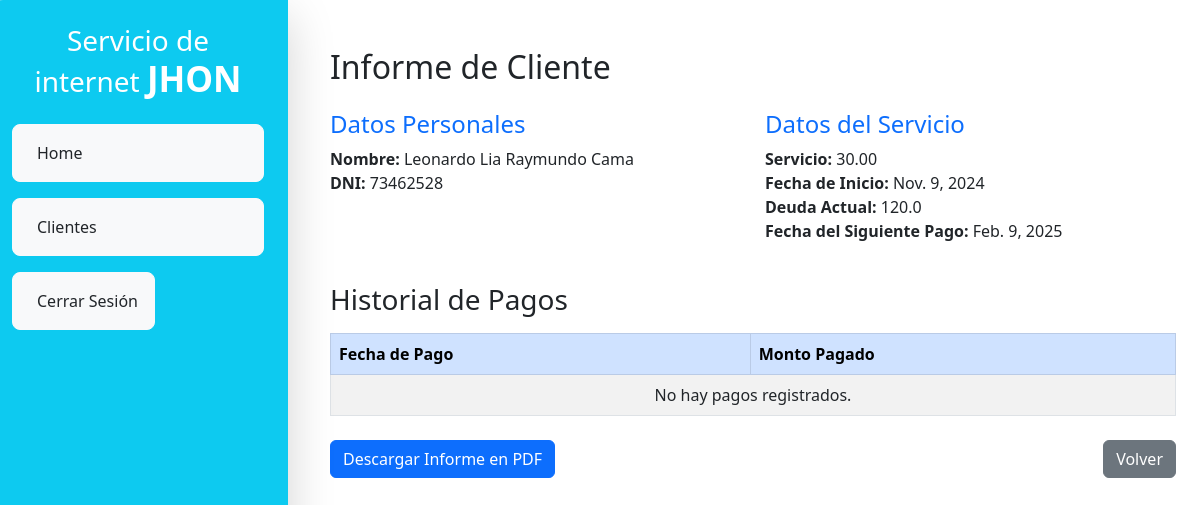
/informe/16/ (signed in), run on the app's committed database.
### app/models.py (models this page shows, shortened)
class Cliente(models.Model):
    SERVICIO_CHOICES = [
        (30, "30"),
        (35, "35"),
        (40, "40"),
        (45, "45"),
        (50, "50"),
        (55, "55"),
    ]
    nombre = models.CharField(max_length=100)
    apellido_paterno = models.CharField(max_length=100)
    apellido_materno = models.CharField(max_length=100)
    dni = models.CharField(max_length=8, unique=True)
    servicio = models.DecimalField(max_digits=5, decimal_places=2, choices=SERVICIO_CHOICES)
    deuda_manual = models.DecimalField(max_digits=10, decimal_places=2, default=0)
    fecha_inicio = models.DateField()
    direccion = models.TextField()
    def siguiente_pago(self):
        fecha_pago = self.fecha_inicio
        hoy = date.today()
        while fecha_pago <= hoy:
            mes_siguiente = fecha_pago.month + 1 if fecha_pago.month < 12 else 1
            anio_siguiente = fecha_pago.year if mes_siguiente > 1 else fecha_pago.year + 1
            try:
                fecha_pago = date(anio_siguiente, mes_siguiente, self.fecha_inicio.day)
            except ValueError:
                _, last_day = monthrange(anio_siguiente, mes_siguiente)
                fecha_pago = date(anio_siguiente, mes_siguiente, last_day)
        return fecha_pago
    def deuda_actual(self):
        deuda_total = float(self.deuda_manual) + float(self.servicio)  # Deuda inicial
        hoy = date.today()
        fecha_pago = self.fecha_inicio
        ultimo_pago = self.pago_set.order_by('-fecha_pago').first()
        fecha_ultimo_pago = ultimo_pago.fecha_pago if ultimo_pago else None
        while fecha_pago + timedelta(days=1) <= hoy:
            fecha_acumulacion = fecha_pago + timedelta(days=1)  # Día después del pago
            if not fecha_ultimo_pago or fecha_ultimo_pago < fecha_acumulacion:
                deuda_total += float(self.servicio)
            mes_siguiente = fecha_pago.month + 1 if fecha_pago.month < 12 else 1
            anio_siguiente = fecha_pago.year if mes_siguiente > 1 else fecha_pago.year + 1
            try:
                fecha_pago = date(anio_siguiente, mes_siguiente, self.fecha_inicio.day)
            except ValueError:
                _, last_day = monthrange(anio_siguiente, mes_siguiente)
                fecha_pago = date(anio_siguiente, mes_siguiente, last_day)
        pagos_realizados = self.pago_set.aggregate(models.Sum('monto_pagado'))['monto_pagado__sum'] or 0
        deuda_total -= float(pagos_realizados)
        return max(deuda_total, 0)  # Evitar valores negativos

### app/views.py (the view)
# urls.py: path('informe/<int:pk>/', views.ver_informe, name='ver_informe'),
@login_required(login_url='login')
def ver_informe(request, pk):
    cliente = get_object_or_404(Cliente, pk=pk)
    pagos = cliente.pago_set.all()
    deuda_actual = cliente.deuda_actual()  # Se llama como método
    siguiente_pago = cliente.siguiente_pago()  # Se llama como método
    return render(request, 'ver_informe.html', {
        'cliente': cliente,
        'pagos': pagos,
        'deuda_actual': deuda_actual,
        'siguiente_pago': siguiente_pago,
    })

### app/templates/ver_informe.html
{% extends 'base.html' %}
{% block content %}
<h2 class="mb-4">Informe de Cliente</h2>
<div class="row mb-4">
    <div class="col-md-6">
        <h4 class="text-primary">Datos Personales</h4>
        <ul class="list-unstyled">
            <li><strong>Nombre:</strong> {{ cliente.nombre }} {{ cliente.apellido_paterno }} {{ cliente.apellido_materno }}</li>
            <li><strong>DNI:</strong> {{ cliente.dni }}</li>
        </ul>
    </div>
    <div class="col-md-6">
        <h4 class="text-primary">Datos del Servicio</h4>
        <ul class="list-unstyled">
            <li><strong>Servicio:</strong> {{ cliente.servicio }}</li>
            <li><strong>Fecha de Inicio:</strong> {{ cliente.fecha_inicio }}</li>
            <li><strong>Deuda Actual:</strong> {{ deuda_actual }}</li>
            <li><strong>Fecha del Siguiente Pago:</strong> {{ siguiente_pago }}</li>
        </ul>
    </div>
</div>
<h3 class="mt-4 mb-3">Historial de Pagos</h3>
<table class="table table-bordered table-striped">
    <thead class="table-primary">
        <tr>
            <th>Fecha de Pago</th>
            <th>Monto Pagado</th>
        </tr>
    </thead>
    <tbody>
        {% for pago in pagos %}
        <tr>
            <td>{{ pago.fecha_pago }}</td>
            <td>{{ pago.monto_pagado }}</td>
        </tr>
        {% empty %}
        <tr>
            <td colspan="2" class="text-center">No hay pagos registrados.</td>
        </tr>
        {% endfor %}
    </tbody>
</table>
<div class="d-flex justify-content-between mt-4">
    <a href="{% url 'descargar_informe_pdf' cliente.id %}" class="btn btn-primary">Descargar Informe en PDF</a>
    <a href="{% url 'listar_clientes' %}" class="btn btn-secondary">Volver</a>
</div>
{% endblock %}

### data on the page
Cliente: nombre "Leonardo Lia", apellido_paterno "Raymundo", apellido_materno "Cama", dni "73462528", servicio "30.00", fecha_inicio "Nov. 9, 2024"

### other printed values
{{ deuda_actual }} "120.0"
{{ siguiente_pago }} "Feb. 9, 2025"
